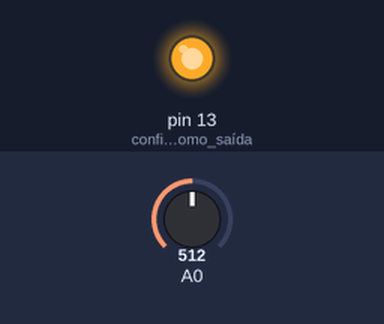
Recording of a sketch running on a simulated Arduino Uno, built with avr-gcc and run on an emulated ATmega328P. Parts: output pins drawn as LEDs (lit = HIGH). The inputs (shaded band) are chosen by the test bench; at power-on: A0 = 512.

Above: at 1.2 s.
1.3 s: A0 set to 488
At 2.4 s:
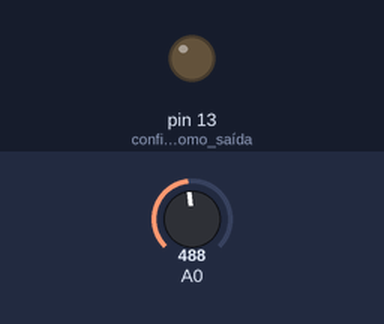
2.9 s: A0 set to 510
At 3.7 s:
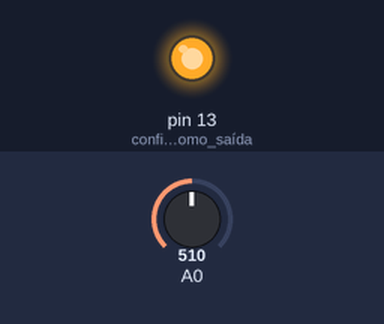
4.5 s: A0 set to 490
At 4.9 s:
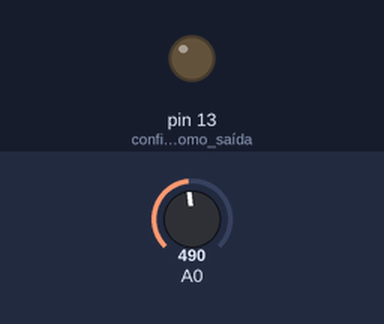
Timing chart, 0 to 7.5 s (numbered marks = the images above; inputs shaded):
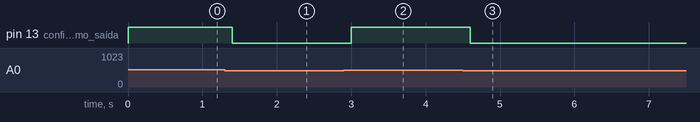

The sketch:

projeto_irrigador.ino
```cpp
void setup() {
  pinMode(13, OUTPUT); // configura pino como saída

}

void loop() {
  // read the input on analog pin 0:
    int sensorValue = analogRead(A0);

    if (sensorValue > 500){   //sensor vai de 1023 (mais seco) até 380 (mais úmido)
      digitalWrite(13, HIGH);
      delay(200);
    }

     if (sensorValue < 500){
      digitalWrite(13, LOW);
      delay(200);
    }

      /* Para visualizar no hiperterminal os testes de úmidade (leitura do sensor)
      Serial.begin(9600);
      Serial.println(sensorValue);
      delay(1);
      */
}
```

Measured:
- the behaviour switches between 500 and 499 on A0 (found by bisection; images 0 and 1)
- after the input at 1.3 s, pin 13 (configura_pino_como_saída): HIGH → LOW after 0.10 s
- after the input at 2.9 s, pin 13 (configura_pino_como_saída): LOW → HIGH after 0.10 s
- after the input at 4.5 s, pin 13 (configura_pino_como_saída): HIGH → LOW after 0.10 s
